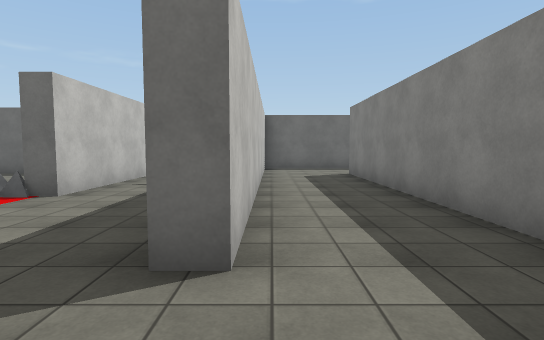
[1] (above)

24 first-person views from a walk through a 3-D level made in the Unity game engine. The camera is 1.5 m above the floor, tilts 4° down and sees 80° across. The floor is counted in squares, 2 m on a side. Each view is taken from the middle of a square. On the plan, view 1 faces up. The plan holds only what a view shows up to about 11 squares ahead; the rest is blank. The player is left out. Surface patterns are stand-ins for the level's own textures.

[2]
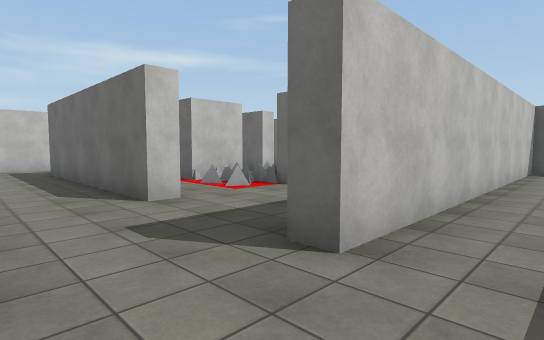

[3]
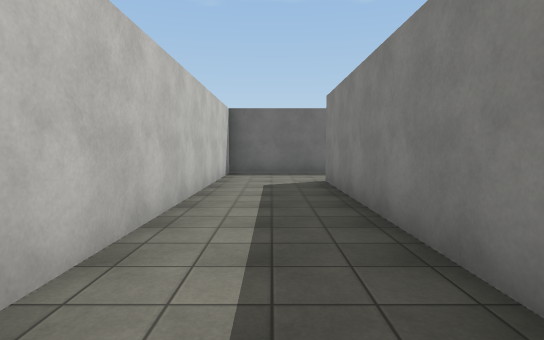

[4]
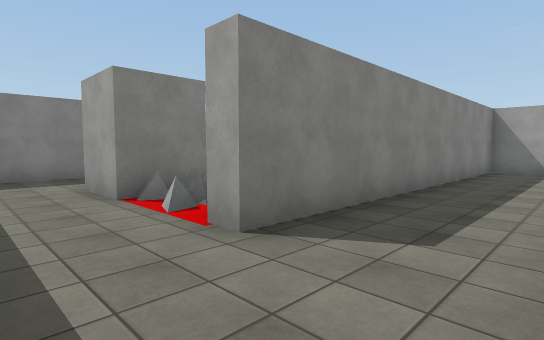

[5]
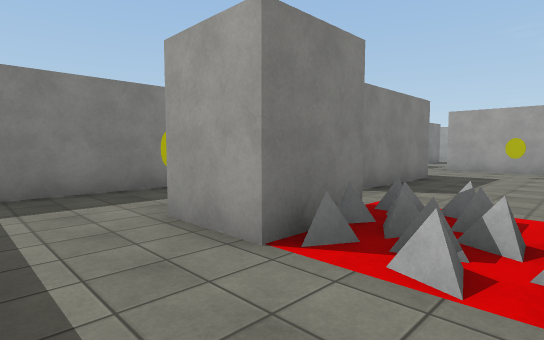

[6]
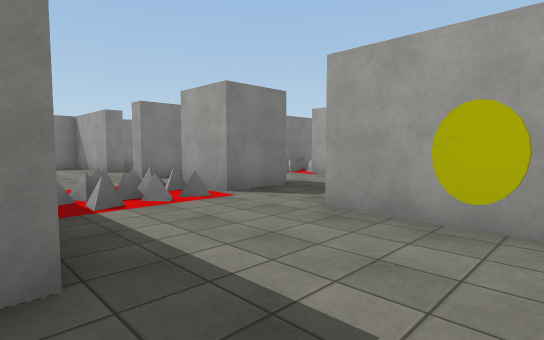

[7]
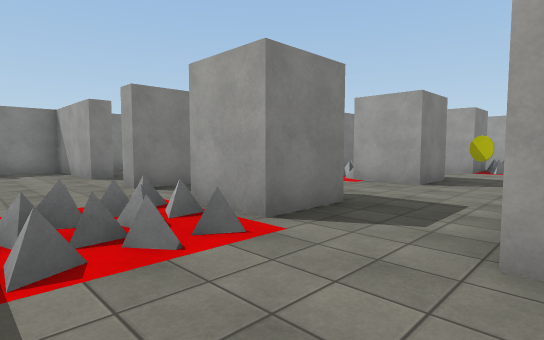

[8]
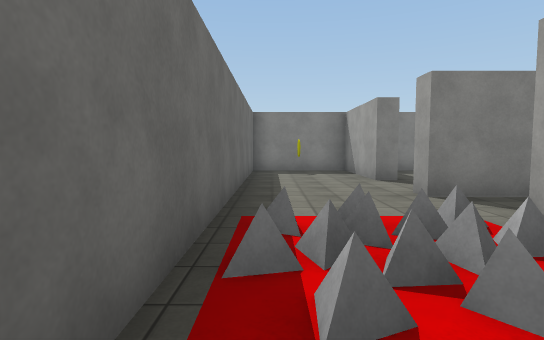

[9]
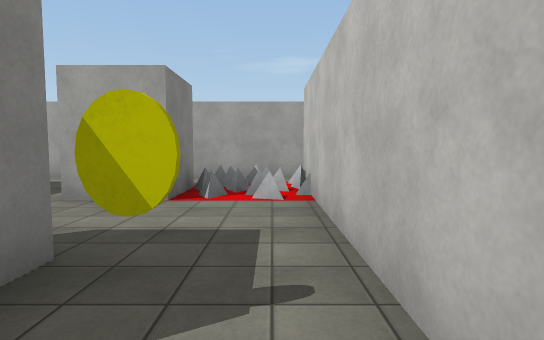

[10]
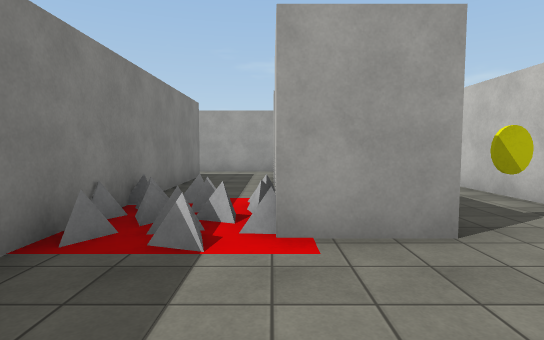

[11]
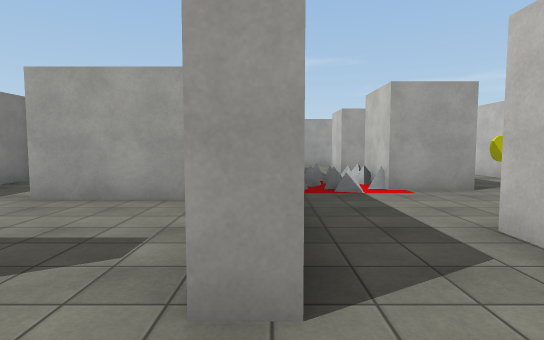

[12]
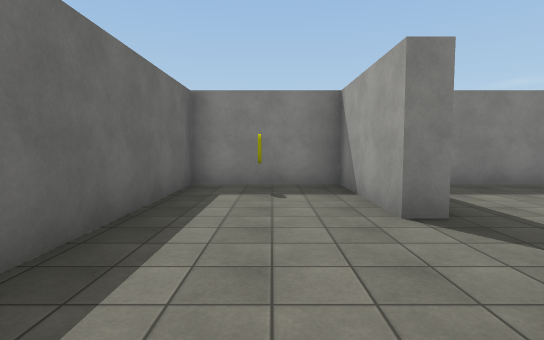

[13]
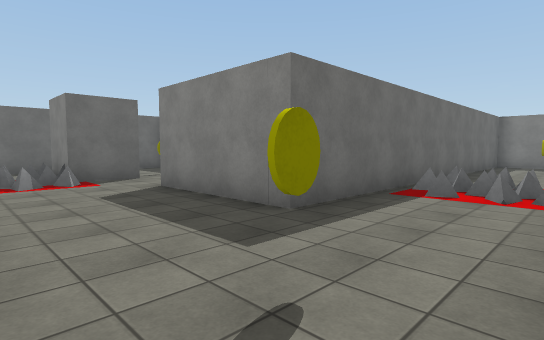

[14]
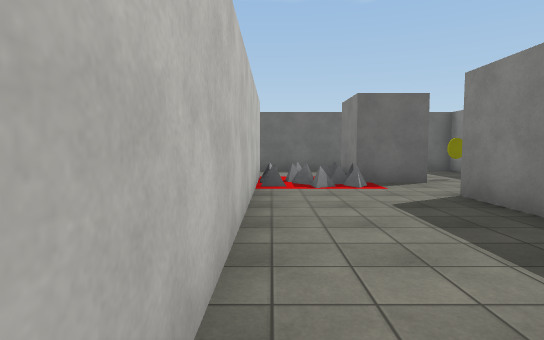

[15]
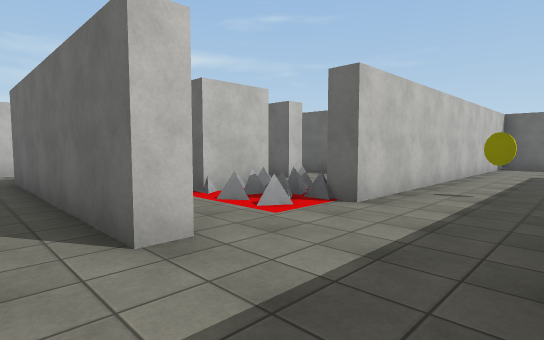

[16]
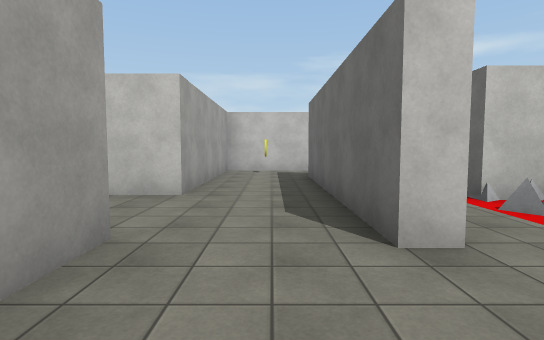

[17]
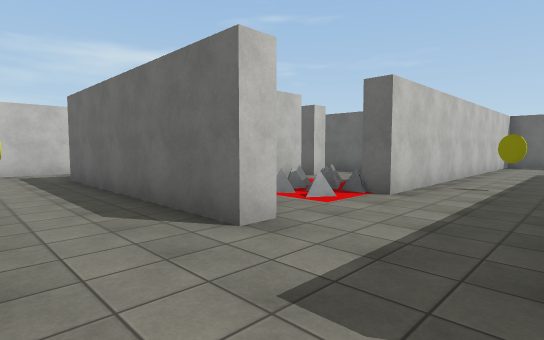

[18]
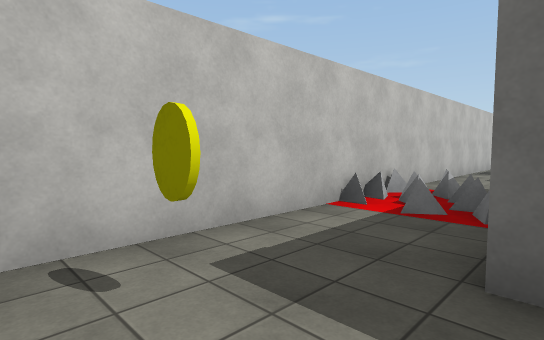

[19]
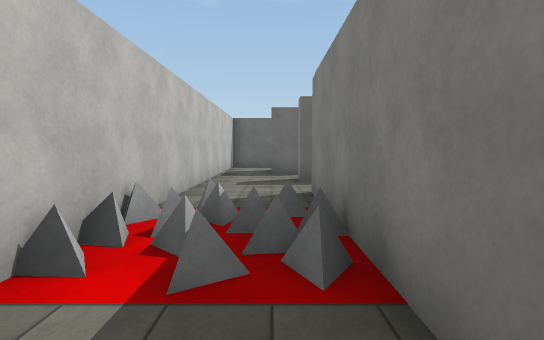

[20]
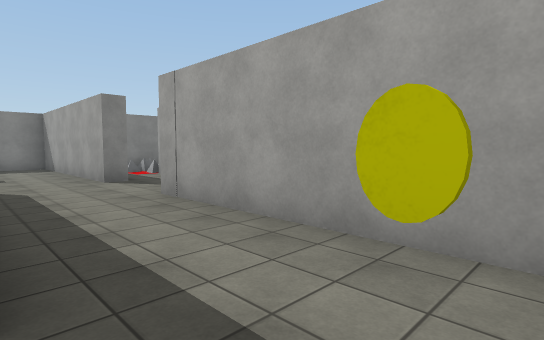

[21]
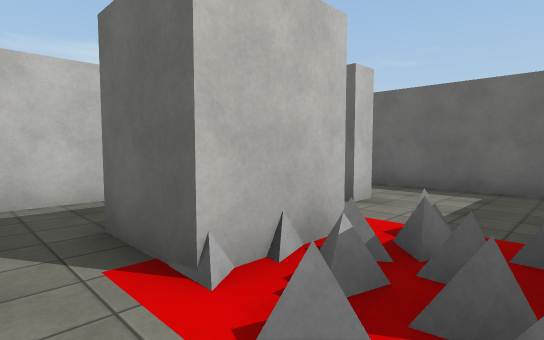

[22]
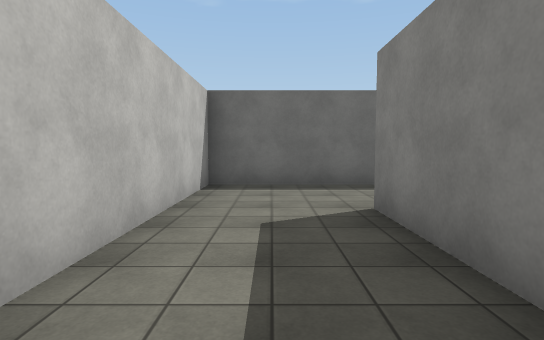

[23]
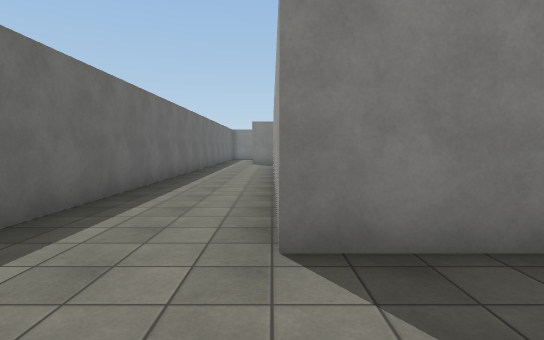

[24]
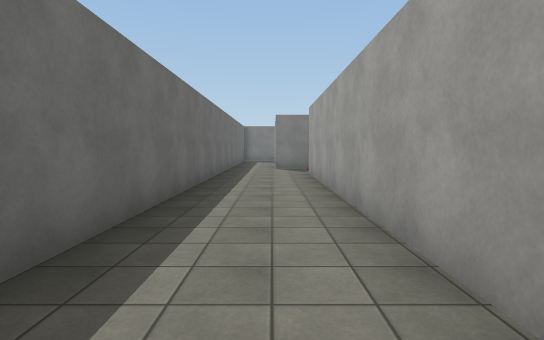

### Floor plan
Points are (right, up) in squares from view 1. A wall is a line through its corners. A room is listed if a view was taken in it or the views show most of it. See-through windows are left out.
Room 1 (views 1, 2, 3, 4)
walls: (2.5, 11.4) (-0.2, 11.4) (-0.2, 1.9) (-0.8, 1.9); (-0.5, -0.3) (2.2, -0.3) (2.2, 9.2) (2.8, 9.2)
ways out: opening at (2, 10.5) to room 2; opening at (-1, 0.5) to room 3
Room 2 (views 5, 6, 7, 8, 9, 10, 11, 12, 13, 14)
walls: (3.9, -0.3) (6.5, -0.3); (11.9, -2) (11.9, -0.3) (12.4, -0.3); (6.4, -4.6) (6.4, -8.5); (14.4, -1) (14.4, -0.3) (17.5, -0.3) (17.5, 2.6) (5.9, 2.6) (5.9, 6); (8.8, 8) (8.8, 9.6); (2.7, 7) (2.7, 1.2); (11.9, -10.4) (11.9, -6.4); (8.9, 11.4) (8, 11.4); (5.2, 11.4) (2.5, 11.4); (6.1, -12.1) (12.6, -12.1)
ways out: opening at (2, 10.5) to room 1; opening at (13.5, -1) to room 5; opening at (12.5, -11)
objects: other object (3, 7); other object (3, 8); other object (3, 9); yellow coin (4, 1); other object (4, 7); other object (4, 8); other object (4, 9); other object (5, 7); other object (5, 8); other object (5, 9); other object (6, -11); other object (6, -10); other object (6, -9); pillar (6, 8) to (6, 9); other object (7, -11); other object (7, -10); other object (7, -9); yellow coin (7, 9); other object (8, -11); other object (8, -10); other object (8, -9); yellow coin (8, -5); other object (8, 0); other object (8, 1); other object (8, 2); pillar (9, -10) to (10, -9); pillar (9, -6) to (9, -5); pillar (9, -1) to (10, -1); other object (9, 0); other object (9, 1); other object (9, 2); other object (10, -7); other object (10, -6); other object (10, -5); other object (10, 0); other object (10, 1); other object (10, 2); other object (11, -6); other object (11, -5); other object (11, -4); other object (12, -6); other object (12, -5); other object (17, 1)
Room 3 (views 15, 16, 17, 18, 19, 20)
walls: (-9.3, 2.6) (-9.3, 7.5); (-3.6, -0.9) (-3.6, -0.3) (-0.5, -0.3); (-3.3, 2.5) (-3.3, 1.9) (-9.4, 1.9); (-6.3, 7.5) (-6.3, 6.9); (-4.5, 9.3) (-9.3, 9.3); (-11.5, 9.6) (-11.5, -0.3) (-6, -0.3) (-6, -1.6)
ways out: opening at (-1, 0.5) to room 1; opening at (-5.5, 7) to room 4; opening at (-2.5, 2) to room 4; opening at (-10.5, 9); opening at (-4.5, -1)
objects: yellow coin (-11, 1); other object (-11, 4); other object (-11, 5); other object (-11, 6); other object (-10, 4); other object (-10, 5); other object (-10, 6)
Room 4 (views 21, 22, 23, 24)
walls: (-0.7, 9.4) (-0.7, 11.9) (9.2, 11.9); (-6.3, 6.9) (-7.4, 6.9); (-8.8, 4.6) (-8.8, 3.4); (11, 14.5) (-3.3, 14.5) (-3.3, 6.4)
ways out: opening at (-5.5, 7) to room 3; opening at (-2.5, 2) to room 3; opening at (9.5, 13.5)
objects: pillar (-7, 4) to (-7, 5); other object (-6, 4); other object (-6, 6); other object (-5, 4); other object (-5, 5); other object (-5, 6); other object (-4, 4); other object (-4, 5); other object (-4, 6); yellow coin (-2, 7)
Room 5 (no view inside)
walls: (13.1, -3.6) (15.5, -3.6)
ways out: opening at (13.5, -1) to room 2; opening at (15, -2.5) to room 6
Room 6 (no view inside)
walls: (17.5, -3.4) (17.5, -1.9)
ways out: opening at (15, -2.5) to room 5; opening at (16.5, -4)

Positions as (right, up) in squares from view 1, and headings:
1: (0, 0), facing up
2: (1, 0), facing up-left
3: (1, 2), facing up
4: (0, 11), facing down-right
5: (3, 11), facing down-right
6: (4, 3), facing down-right
7: (6, 2), facing down-right
8: (7, 2), facing right
9: (7, -4), facing down
10: (10, -2), facing down
11: (12, 1), facing down
12: (11, 1), facing right
13: (3, 0), facing up-right
14: (3, 1), facing up
15: (-1, 1), facing up-left
16: (-1, 1), facing left
17: (-1, 0), facing up-left
18: (-9, 0), facing up-left
19: (-10, 2), facing up
20: (-11, 2), facing down-right
21: (-4, 3), facing up-left
22: (-2, 8), facing up
23: (-3, 12), facing right
24: (0, 13), facing right
